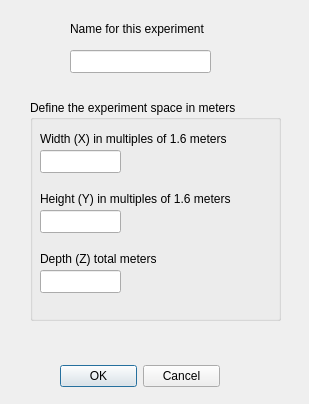
<ui version="4.0" >
 <class>GridSpaceDialog</class>
 <widget class="QDialog" name="GridSpaceDialog" >
  <property name="geometry" >
   <rect>
    <x>0</x>
    <y>0</y>
    <width>309</width>
    <height>404</height>
   </rect>
  </property>
  <property name="windowTitle" >
   <string>Define the Grid Space</string>
  </property>
  <widget class="QDialogButtonBox" name="okCancelButtons" >
   <property name="geometry" >
    <rect>
     <x>60</x>
     <y>360</y>
     <width>160</width>
     <height>32</height>
    </rect>
   </property>
   <property name="orientation" >
    <enum>Qt::Horizontal</enum>
   </property>
   <property name="standardButtons" >
    <set>QDialogButtonBox::Cancel|QDialogButtonBox::NoButton|QDialogButtonBox::Ok</set>
   </property>
  </widget>
  <widget class="QGroupBox" name="groupBox" >
   <property name="geometry" >
    <rect>
     <x>30</x>
     <y>100</y>
     <width>251</width>
     <height>221</height>
    </rect>
   </property>
   <property name="title" >
    <string>Define the experiment space in meters</string>
   </property>
   <widget class="QLineEdit" name="_xSpacing" >
    <property name="geometry" >
     <rect>
      <x>10</x>
      <y>50</y>
      <width>81</width>
      <height>23</height>
     </rect>
    </property>
   </widget>
   <widget class="QLabel" name="label" >
    <property name="geometry" >
     <rect>
      <x>10</x>
      <y>30</y>
      <width>205</width>
      <height>18</height>
     </rect>
    </property>
    <property name="text" >
     <string>Width (X) in multiples of 1.6 meters</string>
    </property>
   </widget>
   <widget class="QLabel" name="label_2" >
    <property name="geometry" >
     <rect>
      <x>10</x>
      <y>90</y>
      <width>207</width>
      <height>18</height>
     </rect>
    </property>
    <property name="text" >
     <string>Height (Y) in multiples of 1.6 meters</string>
    </property>
   </widget>
   <widget class="QLineEdit" name="_ySpacing" >
    <property name="geometry" >
     <rect>
      <x>10</x>
      <y>110</y>
      <width>81</width>
      <height>23</height>
     </rect>
    </property>
   </widget>
   <widget class="QLabel" name="label_3" >
    <property name="geometry" >
     <rect>
      <x>10</x>
      <y>150</y>
      <width>131</width>
      <height>18</height>
     </rect>
    </property>
    <property name="text" >
     <string>Depth (Z) total meters</string>
    </property>
   </widget>
   <widget class="QLineEdit" name="_depth" >
    <property name="geometry" >
     <rect>
      <x>10</x>
      <y>170</y>
      <width>81</width>
      <height>23</height>
     </rect>
    </property>
   </widget>
  </widget>
  <widget class="QLabel" name="label_4" >
   <property name="geometry" >
    <rect>
     <x>70</x>
     <y>20</y>
     <width>151</width>
     <height>18</height>
    </rect>
   </property>
   <property name="text" >
    <string>Name for this experiment</string>
   </property>
  </widget>
  <widget class="QLineEdit" name="spaceName" >
   <property name="geometry" >
    <rect>
     <x>70</x>
     <y>50</y>
     <width>141</width>
     <height>23</height>
    </rect>
   </property>
  </widget>
 </widget>
 <resources/>
 <connections>
  <connection>
   <sender>okCancelButtons</sender>
   <signal>accepted()</signal>
   <receiver>GridSpaceDialog</receiver>
   <slot>accept()</slot>
   <hints>
    <hint type="sourcelabel" >
     <x>248</x>
     <y>254</y>
    </hint>
    <hint type="destinationlabel" >
     <x>157</x>
     <y>274</y>
    </hint>
   </hints>
  </connection>
  <connection>
   <sender>okCancelButtons</sender>
   <signal>rejected()</signal>
   <receiver>GridSpaceDialog</receiver>
   <slot>reject()</slot>
   <hints>
    <hint type="sourcelabel" >
     <x>316</x>
     <y>260</y>
    </hint>
    <hint type="destinationlabel" >
     <x>286</x>
     <y>274</y>
    </hint>
   </hints>
  </connection>
 </connections>
</ui>
